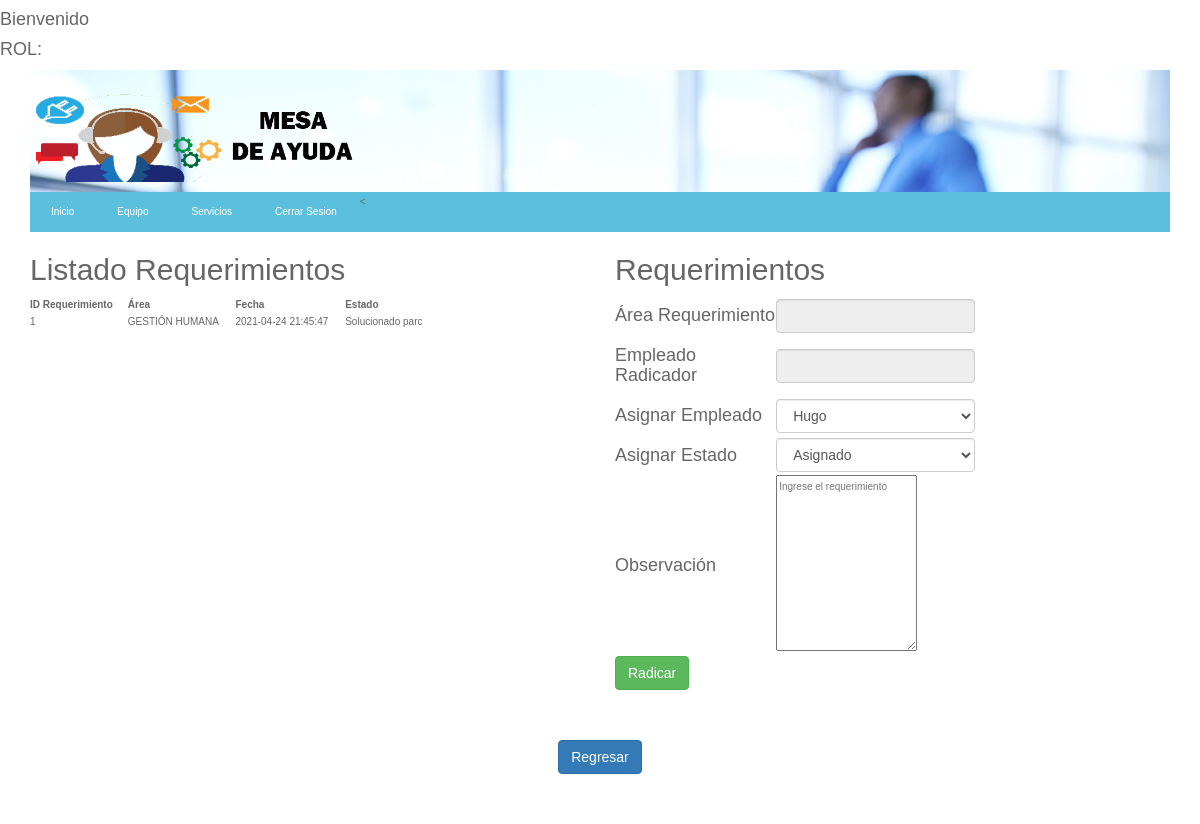
The page /vista/vistaAdminRequerimientos.php on the database its author committed.
### tables this page shows
CREATE TABLE `detallereq` (
  `IDDETALLE` int(11) NOT NULL,
  `FECHA` datetime NOT NULL,
  `OBSERVACION` varchar(4000) NOT NULL,
  `FKREQ` int(11) NOT NULL,
  `FKESTADO` varchar(1) NOT NULL,
  `FKEMPLE` varchar(20) NOT NULL,
  `FKEMPLEASIGNADO` varchar(20) DEFAULT NULL,
  `RequeActivo` tinyint(1) NOT NULL
);

CREATE TABLE `area` (
  `IDAREA` varchar(10) NOT NULL,
  `NOMBRE` varchar(50) NOT NULL,
  `FKEMPLE` varchar(20) DEFAULT NULL
);

CREATE TABLE `estado` (
  `IDESTADO` varchar(1) NOT NULL,
  `NOMBRE` varchar(16) NOT NULL
);

### control/ControlInformes.php (called while the page is built, shortened)
<?php
class ControlInformes {
    function requerimientosActivos(){
        $objControlConexion = new ControlConexion();
        $objControlConexion->abrirBd("localhost", "root", "", "mesa_ayuda");
        $sql = "SELECT detallereq.IDDETALLE, detallereq.OBSERVACION ,detallereq.FKREQ,detallereq.FKESTADO,detallereq.FKEMPLE ,detallereq.FKEMPLEASIGNADO,detallereq.FECHA, area.IDAREA, area.NOMBRE as NOMBREAREA , estado.NOMBRE AS ESTADOREQUE , empleado.NOMBRE
        FROM detallereq
        INNER JOIN requerimiento
            ON requerimiento.IDREQ = detallereq.FKREQ
        INNER JOIN area
            ON requerimiento.FKAREA = area.IDAREA
        INNER JOIN estado
            ON detallereq.FKESTADO = estado.IDESTADO
            INNER JOIN empleado
            ON detallereq.FKEMPLE=empleado.IDEMPLEADO
        WHERE detallereq.RequeActivo =1
            ORDER BY detallereq.FECHA, estado.IDESTADO DESC";
        $recordSet = $objControlConexion->ejecutarSelect($sql);
        $matriz = array();
        $i = 0;
        while($row = $recordSet->fetch_assoc()){
            $idDetalle= $row['IDDETALLE'];
            $fecha= $row['FECHA'];
            $observacion= $row['OBSERVACION'];
            $fkReque= $row['FKREQ'];
            $fkEstado= $row['FKESTADO'];
            $fkEmple= $row['FKEMPLE'];
            $fkEmpleAsignado= $row['FKEMPLEASIGNADO'];
            $idArea= $row['IDAREA'];
	        $nombre= $row['NOMBREAREA'];
            $emple= $row['NOMBRE'];
            $estado=$row['ESTADOREQUE'];
            $objReque = new Informes($idDetalle, $fecha,$observacion,$fkReque,$fkEstado,$fkEmple,$fkEmpleAsignado,$idArea, $nombre,$emple,$estado);
            $matriz[$i] = $objReque;
            $i++;
            }
        return $matriz;
        }
}
?>

### control/ControlConexion.php (called while the page is built, shortened)
<?php
class ControlConexion
{
	var $conn;
	function __construct(){
		$this->conn=null;
	}
    function abrirBd($servidor, $usuario, $password, $db){
    	try	{
			$this->conn = new mysqli($servidor, $usuario, $password, $db);
      	}
      	catch (Exception $e){
          	echo "ERROR AL CONECTARSE AL SERVIDOR ".$e->getMessage()."\n";
      	}
    }
	function ejecutarSelect($sql) {
			try	{
				$recordSet=$this->conn->query($sql);
				}
			catch (Exception $e) {
					echo " ERROR: ". $e->getMessage()."\n";
			  }
		return $recordSet;
			}
}
?>

### modelo/Informes.php (called while the page is built, shortened)
<?php
Class Informes {
    var $fecha;
    var $fkReque;
	var $nombre;
	var $estado;
function __construct($idDetalle, $fecha,$observacion,$fkReque,$fkEstado,$fkEmple,$fkEmpleAsignado,$idArea, $nombre,$emple,$estado)
		{
			$this->fecha=$fecha;
            $this->fkReque=$fkReque;
			$this->nombre=$nombre;
			$this->estado=$estado;
		}
		function getestado(){
			return $this->estado;
		}
		function getNombre(){
			return $this->nombre;
		}
		function getfecha(){
			return $this->fecha;
		}
		function getfkReque(){
			return $this->fkReque;
		}
}
?>

### control/ControlEmpleados.php (called while the page is built, shortened)
<?php
class ControlEmpleados
{
		function comboBoxEmplea($ida){
			$objControlConexion = new ControlConexion();
			$objControlConexion->abrirBd("localhost", "root", "", "mesa_ayuda");
			if($ida==null){
				$sql = "select * from empleado where EmpleActivo = '1'";
			}
			$recordSet = $objControlConexion->ejecutarSelect($sql);
			$matriz = array();
			$i = 0;
			while($row = $recordSet->fetch_assoc()){
				$nombre = $row['NOMBRE'];
				$idEmpleado = $row['IDEMPLEADO'];
				$objArea = new Empleados($idEmpleado, $nombre, "", "", "","", "", "", "", "", "","");
				$matriz[$i] = $objArea;
				$i++;
				}
			return $matriz;
			}
}
?>

### modelo/Empleados.php (called while the page is built, shortened)
<?php
	class Empleados
	{
		var $idEmpleado;
		var $nombre;
		function __construct($idEmpleado, $nombre, $foto, $hojaVida, $telefono,$email, $direccion, $x, $y, $fkEmple_Jefe, $fkIdArea,$empleActivo)
		{
			$this->idEmpleado=$idEmpleado;
			$this->nombre=$nombre;
		}
		function getIdEmpleado(){
			return $this->idEmpleado;
		}
		function getNombre(){
			return $this->nombre;
		}
	}
?>

### vista/vistaAdminRequerimientos.php (the view, shortened to what this page needs)
<?php
	include '../control/ControlConexion.php';
	include '../modelo/Informes.php';
	include '../control/ControlInformes.php';
	include "../modelo/Empleados.php";
	include "../control/ControlEmpleados.php";
	$objinfo = new Informes("","","","","","","","","","","");
	$objControlInfo = new ControlInformes($objinfo);
	$matrizReque = $objControlInfo->requerimientosActivos();
	$objEmpleados = new Empleados("","","","","","","","","","","","");
	$objControlEmpleados = new ControlEmpleados($objEmpleados);
	$ida = isset ($_POST['txtArea']) ? $_POST['txtArea']: null;
	$matrizEmple = $objControlEmpleados->comboBoxEmplea($ida);
	?>
<!DOCTYPE html>
<html>
	<head>
		<link rel="stylesheet" type="text/css" href="../css/bootstrap.css">
		<link href="../css/estilos3.css" type="text/css" rel="stylesheet">
	</head>
	<body>
	<?php
	include "../rol.php"?>
		<div class="container">
		<header class="cabecera-principal">
			<div id=contenedor-cabecera>
				<img id="logo" src="../img/logo1.png" alt="Logo Responsive">
			</div>
			<nav class="nav-principal">
				<ul>
					<<li><a href="../index.php">Inicio</a></li>
	                <li><a href="vistaEquipo.php">Equipo</a></li>
	                <li><a href="vistaServicios.php">Servicios</a></li>
	                <li aling=right class="cerrar-sesion">
	                <a href="../includes/CerrarSesion.php">Cerrar Sesion</a>
				</ul>
			</nav>
		</header>
		</div>
		<div class="container">
			<div class="row">
				<div class="col-6 col-md-6 col-sm-12 col-xs-12">
					<form method="POST">
					<table class="form-table" id="table">
						<thread class="thead-dark">
							<td colspan="3"><h2>Listado Requerimientos</h2></td>
						</thread>
							<tr>
								<th>ID Requerimiento</th>
								<th>Área</th>
								<th>Fecha</th>
								<th>Estado</th>
							</tr>
							<?php foreach ($matrizReque as $row){?>
								<tr>
							<td><?php echo $row->getfkReque() ?></td>
						    <td><?php echo $row->getNombre() ?></td>
						    <td><?php echo $row->getfecha() ?></td>
							<td><?php echo $row->getestado() ?></td>
							</tr>
							<?php } ?>
							</table>
					</form>
				</div>
				<div class="col-4 col-md-4 col-sm-12 col-xs-12">
					<form method="POST">
					<table class="form-table" >
						<thread class="thead-dark" style="margin: 5px auto;">
							<td colspan="3"><h2>Requerimientos</h2></td>
						</thread>
							<tr>
								<td><h4>Área Requerimiento</h4></td>
								<td><input class="form-control" name="txtArea" id="txtArea" readonly>
							</td>
							</tr>
							<tr>
								<td><h4>Empleado Radicador</h4></td>
								<td><input class="form-control" type="text" id ="txtNombreEmple" name="txtNombreEmple" readonly/>
								</td>
							</tr>
							<tr>
								<td><h4>Asignar Empleado</h4></td>
								<td><select class="form-control" name="txtIdEmpleadoAsignado">
				<?php
				foreach ($matrizEmple as $row){
					echo'
					<option value='.$row->getIdEmpleado().'>'.$row->getNombre().'</option>';
				}
				?>
							</tr>
							<tr>
								<td><h4>Asignar Estado</h4></td>
								<td><select class="form-control" name="txtEstado">
				<option value='2'>Asignado</option>
							</tr>
							<tr>
								<td><h4>Observación</td>
								<td><textarea name="txtRequerimiento" id="txtRequerimiento" placeholder="Ingrese el requerimiento" rows="10"></textarea>
								</td>
							</tr>
							<tr>
								<td><input class="btn btn-success" type="submit" name="btn" value="Radicar"/></td>
							</tr>
					</table>
					</form>
				</div>
			</div>
			<table class="form-table" style="margin: 50px auto;">
				<tr>
				<td><a class="btn btn-primary" href="../index.php" role="button">Regresar</a></td>
				</tr>
			</table>
		</div>
	</body>
</html>

### css/estilos3.css (style rules this page uses)
body { background-repeat: no-repeat; background-position: 50% 50%; background-size: 100% 100%; background-attachment: fixed; font-size: 100%; font-family: 'Arial', sans-serif; color: #666666; line-height: 1.7em; text-align: left; }
#contenedor-cabecera { background-image: url("../img/fondo_cabecera.jpg"); background-repeat: no-repeat; padding-top: 20px; }
.cabecera-principal #logo { width: 30%; display: block; padding-bottom: 10px; transition: width 2s; -o-transition: width 2s; -moz-transition: width 2s; -webkit-transition: width 2s; }
a { text-decoration: none; color: #781a26; }
.cabecera-principal .nav-principal { background: #5bc0de; height: 40px; border: 1px #5bc0de solid; }
.cabecera-principal .nav-principal ul { list-style: none; margin: 0; padding: 0; }
.cabecera-principal .nav-principal li { color: #fff; display: inline; float: left; margin-right: 3px; }
.cabecera-principal .nav-principal li a { color: #fff; display: inline-block; padding: 10px 20px; height: 40px; }

### vista/vistaAdminRequerimientos.php (style rules this page uses)
table tr:not(:first-child) { cursor: pointer;transition: all .25s ease-in-out; }

### rows shown on the page
detallereq: FKREQ "1", area.NOMBRE "GESTIÓN HUMANA", FECHA "2021-04-24 21:45:47", FKESTADO.NOMBRE "Solucionado parc"

### other values the page prints
form field txtIdEmpleadoAsignado "Hugo"
